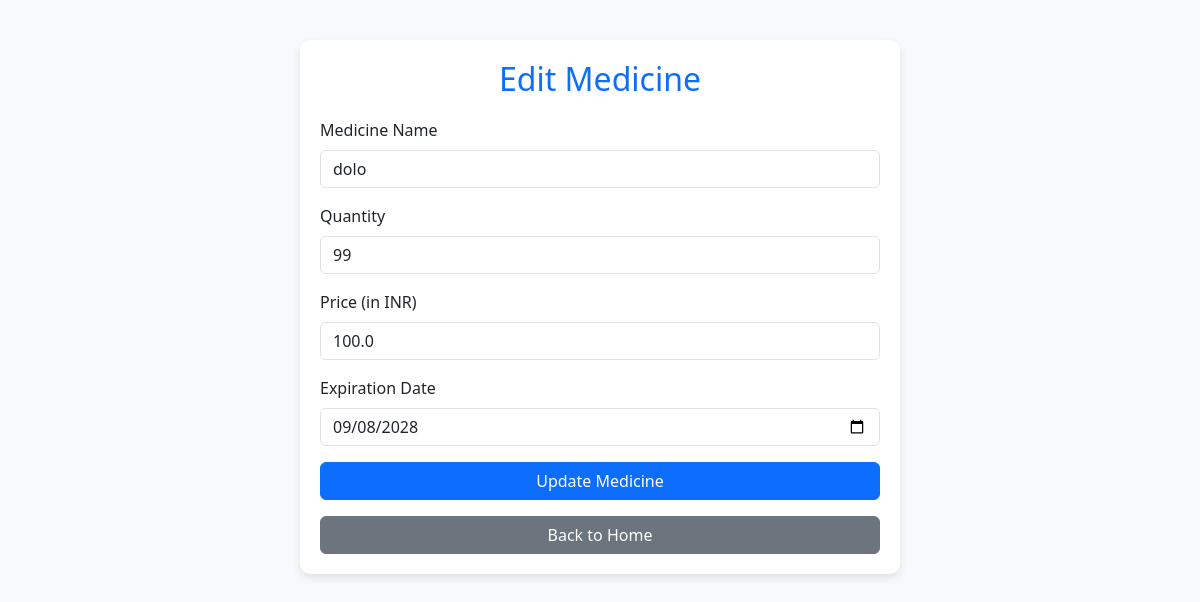
Page /edit/e0f17cb7-d321-469b-828f-a87a18c051a7 on the committed database.
### tables this page shows
CREATE TABLE inventory (
            id TEXT PRIMARY KEY,
            name TEXT NOT NULL,
            quantity INTEGER NOT NULL,
            price REAL NOT NULL,
            expiration_date TEXT NOT NULL
        );

### main.py (the view, shortened to what this page needs)
@app.route('/edit/<string:id>', methods=['GET', 'POST'])
def edit_medicine(id):
    conn = get_db()
    cursor = conn.cursor()
    cursor.execute("SELECT * FROM inventory WHERE id = ?", (id,))
    medicine = cursor.fetchone()
    conn.close()
    return render_template('edit_medicine.html', medicine=medicine)

### main.py (called while the page is built)
def get_db():
    conn = sqlite3.connect(DATABASE)
    conn.row_factory = sqlite3.Row
    return conn

### templates/edit_medicine.html (shortened to what this page needs)
<!DOCTYPE html>
<html lang="en">
<head>
    <link href="https://cdn.jsdelivr.net/npm/bootstrap@5.3.0-alpha1/dist/css/bootstrap.min.css" rel="stylesheet">
</head>
<body>
    <div class="container">
        <div class="form-container">
            <h2 class="form-header text-primary">Edit Medicine</h2>
            <form action="" method="post">
                <div class="mb-3">
                    <label for="name" class="form-label">Medicine Name</label>
                    <input type="text" class="form-control" id="name" name="name" value="{{ medicine['name'] }}" required>
                </div>
                <div class="mb-3">
                    <label for="quantity" class="form-label">Quantity</label>
                    <input type="number" class="form-control" id="quantity" name="quantity" value="{{ medicine['quantity'] }}" min="0" required>
                </div>
                <div class="mb-3">
                    <label for="price" class="form-label">Price (in INR)</label>
                    <input type="number" step="0.01" class="form-control" id="price" name="price" value="{{ medicine['price'] }}" min="0" required>
                </div>
                <div class="mb-3">
                    <label for="expiration_date" class="form-label">Expiration Date</label>
                    <input type="date" class="form-control" id="expiration_date" name="expiration_date" value="{{ medicine['expiration_date'] }}" required>
                </div>
                <button type="submit" class="btn btn-primary btn-custom">Update Medicine</button>
                <a href="{{ url_for('index') }}" class="btn btn-secondary btn-custom mt-3">Back to Home</a>
            </form>
        </div>
    </div>
</body>
</html>

### templates/edit_medicine.html (style rules this page uses)
body { background-color: #f8f9fa; }
.form-container { max-width: 600px; margin: 40px auto; padding: 20px; background-color: #fff; border-radius: 10px; box-shadow: 0 4px 8px rgba(0, 0, 0, 0.1); }
.form-header { text-align: center; margin-bottom: 20px; }
.btn-custom { width: 100%; }

### rows in the picture
inventory: name "dolo", quantity "99", price "100.0", expiration_date "09/08/2028"
